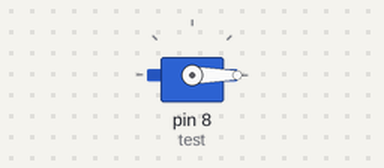
Recording of a sketch running on a simulated Arduino Uno, built with avr-gcc and run on an emulated ATmega328P. Parts: servo.

Above: at 0.15 s.
At 10.05 s:
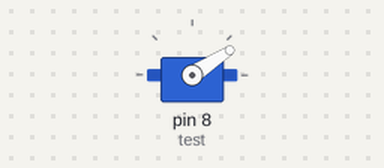
At 19.95 s:
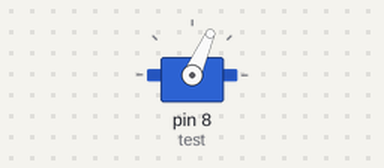
At 39.76 s:
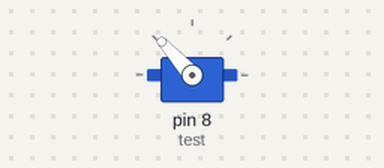
Timing chart, 0 to 40.0 s (numbered marks = the images above):
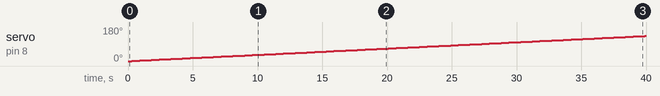

The sketch:

ServoTest.ino
```cpp
#include <Servo.h>

Servo test;

int value;

void setup() {

  test.attach(8);
  // put your setup code here, to run once:

  value = 0;

}

void loop() {

  test.write(value);

  value = (value + 1) % 181;

  delay(300);
}
```

Measured:
- by itself, servo on pin 8 (test): moves from 0° to 133° over 39.6 s
